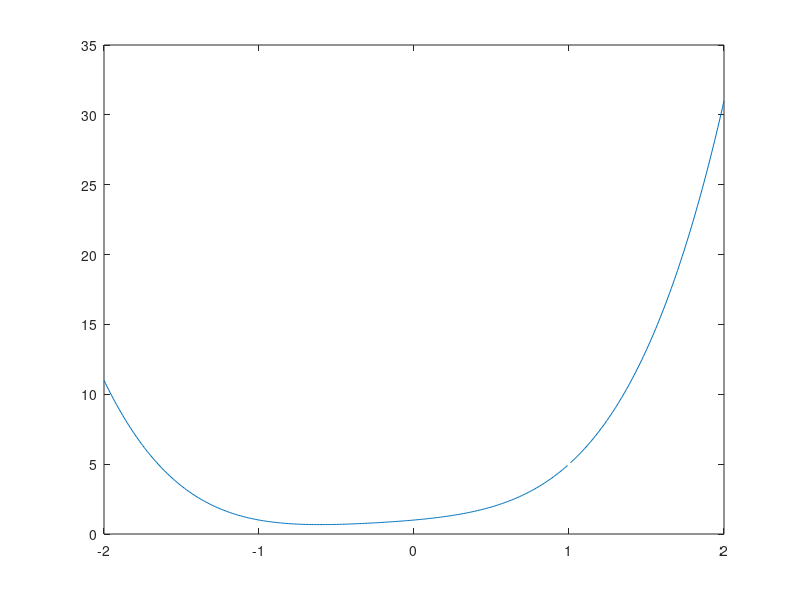

This figure's MATLAB source: (Note: this script raises an error after producing the figure.)
f=@(x)(x.^4-1)/(x-1);
%. nach x, damit x auch ein Array sein kann
f(2)
f(1.1)
f(1)
f(0)
f(0.99)

r = [-2:0.01:2];
p=@(x)(x.^5-1)/(x-1);
p(0.999)
plot(r,arrayfun(p,r))

%1
syms x;
limit(x^3+x+1) %a) 1
limit((x^3+x+1)/(x^2+1)) %b 1
limit(sin(10*x)/x) %c 10
limit(sin(10*x)/x^2,x,0,'left') %d -Inf Divergent War NaN
limit(sin(10*x)/x^2,x,0,'right') %d Inf Divergent War NaN
limit((x^3+x+1)/x,x,0,'right') %e Inf Divergent War NaN
limit((x^3+x+1)/x,x,0,'left') %e -Inf Divergent War NaN
limit(abs(x)/x,x,0,'left') %f -1 Divergent War NaN
limit(abs(x)/x,x,0,'right') %f 1 Divergent War NaN

%2
